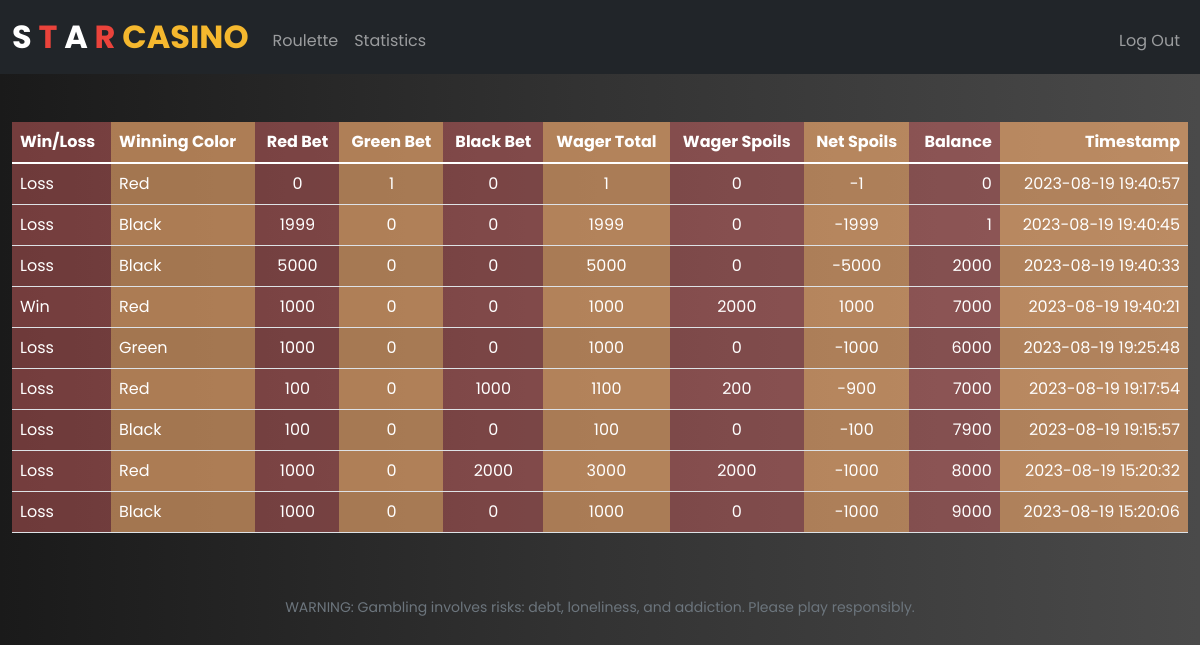
The app's page /statistics (signed in) with its own data.
### tables this page shows
CREATE TABLE statistics (id INTEGER PRIMARY KEY AUTOINCREMENT, user_id INTEGER NOT NULL, outcome TEXT NOT NULL, winning_color TEXT NOT NULL, red_bet INTEGER NOT NULL, green_bet INTEGER NOT NULL, black_bet INTEGER NOT NULL, wager_total INTEGER NOT NULL, wager_spoils INTEGER NOT NULL, net_spoils INTEGER NOT NULL, balance INTEGER NOT NULL, timestamp DATETIME DEFAULT CURRENT_TIMESTAMP, FOREIGN KEY (user_id) REFERENCES users(id));

### app.py (the view)
@app.route("/statistics")
@login_required
def statistics():
    stats = db.execute(
        "SELECT * FROM statistics WHERE user_id = :user_id ORDER BY timestamp DESC",
        user_id=session["user_id"],
    )
    return render_template("statistics.html", stats=stats)

### app.py (called while the page is built)
@app.after_request
def after_request(response):
    response.headers["Cache-Control"] = "no-cache, no-store, must-revalidate"
    response.headers["Expires"] = 0
    response.headers["Pragma"] = "no-cache"
    return response

### helpers.py (called while the page is built)
def login_required(f):
    @wraps(f)
    def decorated_function(*args, **kwargs):
        if session.get("user_id") is None:
            return redirect("/login")
        return f(*args, **kwargs)
    return decorated_function

### templates/statistics.html (shortened to what this page needs)
{% extends "layout.html" %}
{% block main %}
<form action="/statistics" method="get">
  <table class="table table-striped">
      <thead>
          <tr>
              <th class="text-start">Win/Loss</th>
              <th class="text-start">Winning Color</th>
              <th>Red Bet</th>
              <th>Green Bet</th>
              <th>Black Bet</th>
              <th>Wager Total</th>
              <th>Wager Spoils</th>
              <th>Net Spoils</th>
              <th class="text-end">Balance</th>
              <th class="text-end">Timestamp</th>
          </tr>
      </thead>
      <tbody>
            {% for each in stats %}
                <tr>
                    <td class="text-start"><span style="color:white;">{{each.outcome}}</span></td>
                    <td class="text-start"><span style="color:white;">{{each.winning_color}}</span></td>
                    <td><span style="color:white;">{{each.red_bet}}</span></td>
                    <td><span style="color:white;">{{each.green_bet}}</span></td>
                    <td><span style="color:white;">{{each.black_bet}}</span></td>
                    <td><span style="color:white;">{{each.wager_total}}</span></td>
                    <td><span style="color:white;">{{each.wager_spoils}}</span></td>
                    <td><span style="color:white;">{{each.net_spoils}}</span></td>
                    <td class="text-end"><span style="color:white;">{{each.balance}}</span></td>
                    <td class="text-end"><span style="color:white;">{{each.timestamp}}</span></td>
                </tr>
            {% endfor %}
      </tbody>
  </table>
</form>
{% endblock %}

### templates/layout.html (shortened to what this page needs)
<!DOCTYPE html>
<html lang="en">
    <head>
        <link href="https://cdn.jsdelivr.net/npm/bootstrap@5.1.3/dist/css/bootstrap.min.css" rel="stylesheet">
        <link href="/static/styles.css" rel="stylesheet">
    </head>
    <body>
        <nav class="bg-dark navbar navbar-expand-md navbar-dark">
            <div class="container-fluid">
                <a class="navbar-brand" href="/">
                    <b>
                    <span class="black">S</span>
                    <span class="red">T</span>
                    <span class="black">A</span>
                    <span class="red">R</span>
                    <span class="yellow">CASINO</span>
                    </b>
                </a>
                <div class="collapse navbar-collapse" id="navbar">
                    {% if session["user_id"] %}
                        <ul class="navbar-nav me-auto mt-2">
                            <li class="nav-item"><a class="nav-link" href="/roulette">Roulette</a></li>
                            <li class="nav-item"><a class="nav-link" href="/statistics">Statistics</a></li>
                        </ul>
                        <ul class="navbar-nav ms-auto mt-2">
                            <li class="nav-item"><a class="nav-link" href="/logout">Log Out</a></li>
                        </ul>
                    {% else %}
                        <ul class="navbar-nav ms-auto mt-2">
                            <li class="nav-item"><a class="nav-link" href="/register">Register</a></li>
                            <li class="nav-item"><a class="nav-link" href="/login">Log In</a></li>
                        </ul>
                    {% endif %}
                </div>
            </div>
        </nav>
        <main class="container-fluid py-5 text-center">
            {% block main %}{% endblock %}
        </main>
        <footer class="mb-5 small text-center text-muted">
            WARNING: Gambling involves risks: debt, loneliness, and addiction. Please play responsibly.
        </footer>
    </body>
</html>

### static/styles.css (style rules this page uses)
nav .navbar-brand { font-size: xx-large; }
nav .navbar-brand .red { color: #ea433b; }
nav .navbar-brand .yellow { color: #f5b82e; }
body { background: linear-gradient(to right, #1a1a1a, #333333, #4a4a4a); font-family: 'Poppins', sans-serif; }
.table { color: white; }
tr { background-color: rgba(250, 112, 112, 0.4); }
th:nth-child(even),td:nth-child(even) { background-color: rgba(250, 212, 112, 0.4); }
td { color: white; }

### records on screen
statistics: outcome "Loss", winning_color "Red", red_bet "0", green_bet "1", black_bet "0", wager_total "1", wager_spoils "0", net_spoils "-1", balance "0", timestamp "2023-08-19 19:40:57"
statistics: outcome "Loss", winning_color "Black", red_bet "1999", green_bet "0", black_bet "0", wager_total "1999", wager_spoils "0", net_spoils "-1999", balance "1", timestamp "2023-08-19 19:40:45"
statistics: outcome "Loss", winning_color "Black", red_bet "5000", green_bet "0", black_bet "0", wager_total "5000", wager_spoils "0", net_spoils "-5000", balance "2000", timestamp "2023-08-19 19:40:33"
statistics: outcome "Win", winning_color "Red", red_bet "1000", green_bet "0", black_bet "0", wager_total "1000", wager_spoils "2000", net_spoils "1000", balance "7000", timestamp "2023-08-19 19:40:21"
statistics: outcome "Loss", winning_color "Green", red_bet "1000", green_bet "0", black_bet "0", wager_total "1000", wager_spoils "0", net_spoils "-1000", balance "6000", timestamp "2023-08-19 19:25:48"
statistics: outcome "Loss", winning_color "Red", red_bet "100", green_bet "0", black_bet "1000", wager_total "1100", wager_spoils "200", net_spoils "-900", balance "7000", timestamp "2023-08-19 19:17:54"
statistics: outcome "Loss", winning_color "Black", red_bet "100", green_bet "0", black_bet "0", wager_total "100", wager_spoils "0", net_spoils "-100", balance "7900", timestamp "2023-08-19 19:15:57"
statistics: outcome "Loss", winning_color "Red", red_bet "1000", green_bet "0", black_bet "2000", wager_total "3000", wager_spoils "2000", net_spoils "-1000", balance "8000", timestamp "2023-08-19 15:20:32"
statistics: outcome "Loss", winning_color "Black", red_bet "1000", green_bet "0", black_bet "0", wager_total "1000", wager_spoils "0", net_spoils "-1000", balance "9000", timestamp "2023-08-19 15:20:06"
